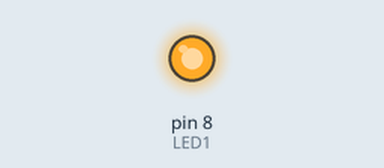
This sketch was run on a simulated Arduino Uno, built with avr-gcc and run on an emulated ATmega328P. On the bench: output pins drawn as LEDs (lit = HIGH).

Above: at 11.0 s.
At 23.0 s:
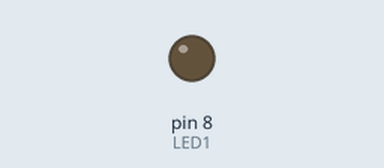
Timing chart, 0 to 31.2 s (numbered marks = the images above):
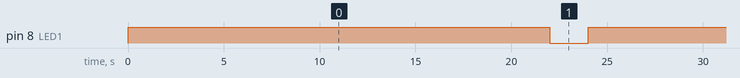

Measured:
- by itself, pin 8 (LED1): alternates HIGH for 22.0 s and LOW for 2.0 s

The sketch:

KAPIL.ino
```cpp
int LED1 = 8;


void setup() {
   pinMode(LED1, OUTPUT);

}

void loop() {

digitalWrite(LED1, HIGH);
delay(22000);
digitalWrite(LED1, LOW);
delay(2000);

}
```
